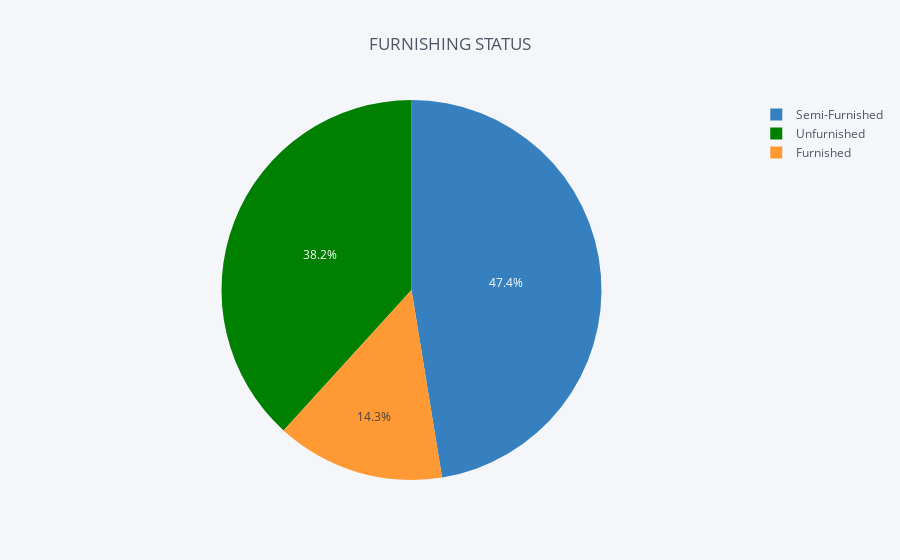

Notebook source saved alongside this figure:
### Code cell
furnishing_count = all_data['Furnishing Status'].value_counts()
df_f = pd.DataFrame({'labels': furnishing_count.index,'values': furnishing_count.values})

colors = ['blue','green','orange']
df_f.iplot(kind='pie',labels='labels',values='values', title='FURNISHING STATUS', colors = colors)

### Figure 1 — Plotly figure (JSON) as saved in the notebook; plotly's stock layout.template omitted (floating-point values rounded to 4 significant figures)
{"data": [{"labels": ["Semi-Furnished", "Unfurnished", "Furnished"], "marker": {"colors": ["rgba(55, 128, 191, 1.0)", "rgba(0, 128, 0, 1.0)", "rgba(255, 153, 51, 1.0)"]}, "name": "", "type": "pie", "values": [2251, 1815, 680]}], "layout": {"legend": {"bgcolor": "#F5F6F9", "font": {"color": "#4D5663"}}, "paper_bgcolor": "#F5F6F9", "plot_bgcolor": "#F5F6F9", "title": "FURNISHING STATUS", "titlefont": {"color": "#4D5663"}}}
